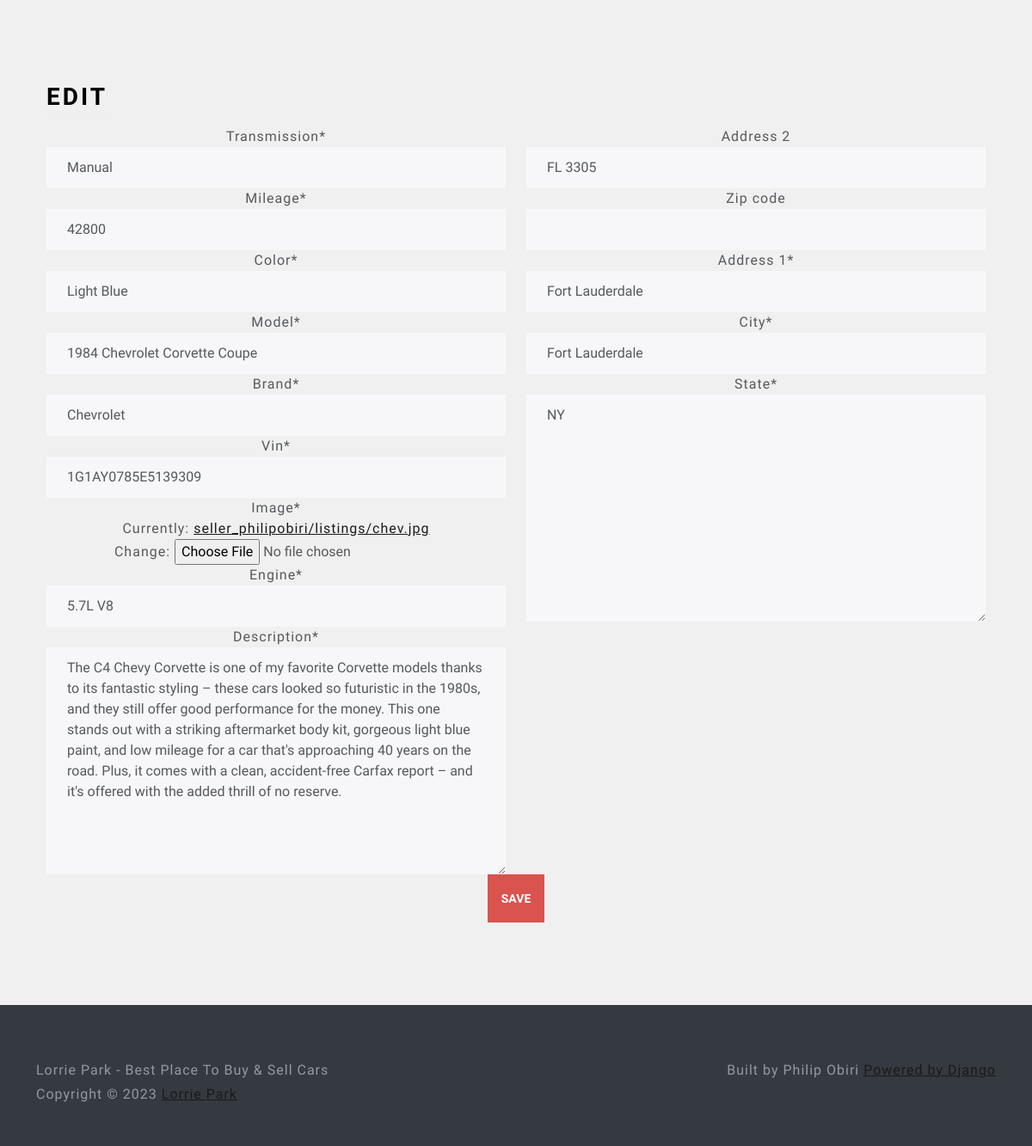
The page /listing/5e0d5bc920cf40adbf8efcb58600811a/edit/ (signed in) on the database its author committed.
### main/models.py (models this page shows, shortened)
class Listing(models.Model):
    id = models.UUIDField(
        primary_key=True, default=uuid.uuid4, unique=True, editable=False
    )
    created_at = models.DateTimeField(auto_now_add=True)
    updated_at = models.DateTimeField(auto_now=True)
    seller = models.ForeignKey(Profile, on_delete=models.CASCADE)
    brand = models.CharField(max_length=24, choices=CARS_BRANDS, default=None)
    model = models.CharField(max_length=64)
    vin = models.CharField(
        max_length=17,
    )
    mileage = models.IntegerField(default=0)
    color = models.CharField(max_length=24, default=None)
    description = models.TextField()
    engine = models.CharField(
        max_length=24,
    )
    transmission = models.CharField(
        max_length=24, choices=TRANSMISSION_OPTIONS, default=None
    )
    location = models.OneToOneField(Location, on_delete=models.SET_NULL, null=True)
    image = models.ImageField(upload_to=user_listing_path)

### users/models.py (models this page shows, shortened)
class Location(models.Model):
    address_1 = models.CharField(max_length=128)
    address_2 = models.CharField(max_length=128, blank=True)
    city = models.CharField(max_length=100)
    state = USStateField(default="NY")
    zip_code = USZipCodeField(blank=True)

### main/views.py (the view)
# urls.py: path("listing/<str:id>/edit/", edit_view, name="edit"),
@login_required
def edit_view(request, id):
    try:
        listing = Listing.objects.get(id=id)
        if listing is None:
            raise Exception
        if request.method == "POST":
            listing_form = ListingForm(request.POST, request.FILES, instance=listing)
            location_form = LocationForm(request.POST, instance=listing)
            if listing_form.is_valid() and location_form.is_valid():
                listing_form.save()
                location_form.save()
                messages.success(request, f"Listing {id} updated successfully !")
                return redirect("home")
            else:
                messages.error("An error occurred while trying to edit the listing !")
                return reload()
        else:
            listing_form = ListingForm(instance=listing)
            location_form = LocationForm(instance=listing.location)
    except Exception as e:
        messages.error(
            request, f"An error occurred while trying to access the application"
        )
    return render(
        request,
        "views/edit.html",
        {
            "listing_form": listing_form,
            "location_form": location_form,
        },
    )

### main/forms.py
class ListingForm(forms.ModelForm):
    class Meta:
        model = Listing
        fields = {
            "description",
            "brand",
            "model",
            "vin",
            "mileage",
            "color",
            "engine",
            "transmission",
            "image",
        }

### users/forms.py
class LocationForm(forms.ModelForm):
    address_1 = forms.CharField(required=True)
    zip_code = USZipCodeField(required=True)
    class Meta:
        model = Location
        fields = {"address_1", "address_2", "city", "state", "zip_code"}

### main/templates/views/edit.html (shortened to what this page needs)
{% extends 'base/base.html' %}
{% load static %}
{% load crispy_forms_tags %}
{% block 'body' %}
<div class="container-fluid text-center py-5">
    <div class="container px-4 py-5">
        <div class="row g-4">
            <div class="col d-flex align-items-start">
                <div>
                    <h2 class="mb-3 border-bottom" style="color: black">Edit</h2>
                </div>
            </div>
        </div>
        <form action="" method="post" enctype="multipart/form-data">
            <div class="row">
                <div class="col-6">
                    {{ listing_form|crispy }}
                </div>
                <div class="col-6">
                    {{ location_form|crispy }}
                </div>
            </div>
            <button class="btn btn-lg btn-danger" type="submit">Save</button>
        </form>
    </div>
</div>
{% endblock %}

### main/static/css/style.css (style rules this page uses)
html, body { height: 100%; }
body { align-items: center; padding-bottom: 40px; background-color: #f1f0f0; }
.h2, h2 { color: white; }

### rows shown on the page
Listing: transmission "Manual", mileage "42800", color "Light Blue", model "1984 Chevrolet Corvette Coupe", brand "Chevrolet", vin "1G1AY0785E5139309", engine "5.7L V8", description "The C4 Chevy Corvette is one of my favorite Corvette models thanks to its fantastic styling – these cars looked so futuristic in the 1980s, and they still offer good performance for the money. This one stands out with a striking aftermarket body kit, gorgeous light blue paint, and low mileage for a car that's approaching 40 years on the road. Plus, it comes with a clean, accident-free Carfax report – and it's offered with the added thrill of no reserve."
Location: address_2 "FL 3305", address_1 "Fort Lauderdale", city "Fort Lauderdale", state "NY"
